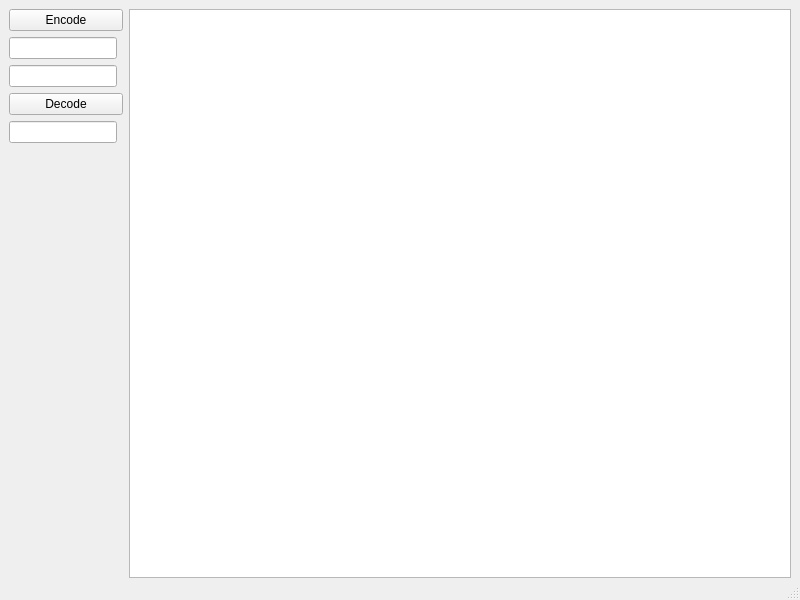
<?xml version="1.0" encoding="UTF-8"?>
<ui version="4.0">
 <class>MainWindow</class>
 <widget class="QMainWindow" name="MainWindow">
  <property name="geometry">
   <rect>
    <x>0</x>
    <y>0</y>
    <width>800</width>
    <height>600</height>
   </rect>
  </property>
  <property name="windowTitle">
   <string>GraphicsSceneExample</string>
  </property>
  <widget class="QWidget" name="centralwidget">
   <layout class="QHBoxLayout" name="horizontalLayout" stretch="0,1">
    <property name="bottomMargin">
     <number>0</number>
    </property>
    <item>
     <layout class="QGridLayout" name="gridLayout">
      <item row="2" column="0">
       <widget class="QLineEdit" name="codeEdit"/>
      </item>
      <item row="3" column="0" colspan="2">
       <widget class="QPushButton" name="button_decode">
        <property name="text">
         <string>Decode</string>
        </property>
       </widget>
      </item>
      <item row="4" column="0">
       <widget class="QLineEdit" name="decodeEdit"/>
      </item>
      <item row="0" column="0" colspan="2">
       <widget class="QPushButton" name="button_encode">
        <property name="text">
         <string>Encode</string>
        </property>
       </widget>
      </item>
      <item row="1" column="0">
       <widget class="QLineEdit" name="stringEdit"/>
      </item>
      <item row="5" column="0" colspan="2">
       <spacer name="verticalSpacer">
        <property name="orientation">
         <enum>Qt::Vertical</enum>
        </property>
        <property name="sizeHint" stdset="0">
         <size>
          <width>20</width>
          <height>40</height>
         </size>
        </property>
       </spacer>
      </item>
     </layout>
    </item>
    <item>
     <widget class="QGraphicsView" name="graphicsView">
      <property name="verticalScrollBarPolicy">
       <enum>Qt::ScrollBarAlwaysOff</enum>
      </property>
      <property name="horizontalScrollBarPolicy">
       <enum>Qt::ScrollBarAlwaysOff</enum>
      </property>
     </widget>
    </item>
   </layout>
  </widget>
  <widget class="QStatusBar" name="statusbar"/>
 </widget>
 <resources/>
 <connections/>
</ui>
